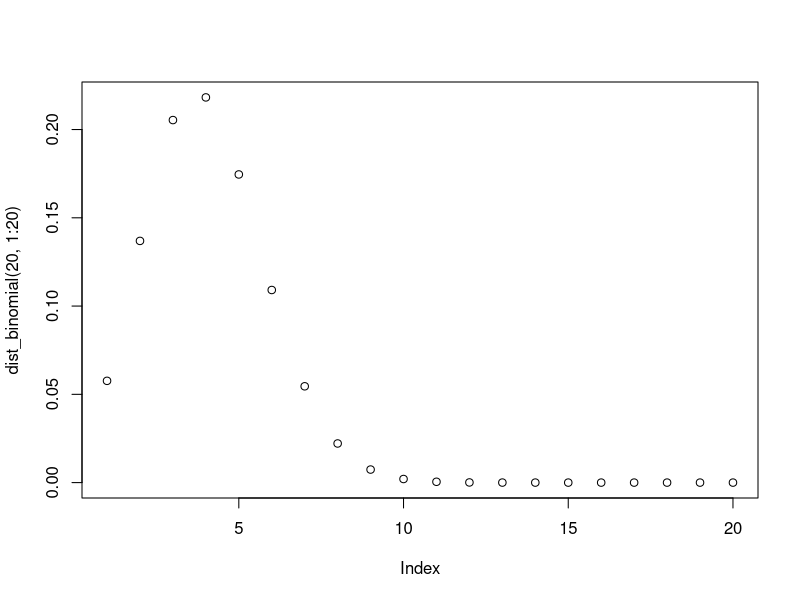

This figure's R source:
p <- 0.2
q <- 0.8

dist_binomial <- function(x, k){
  fcx <- factorial(x)
  fck <- factorial(k)
  
  r <- x - k
  fcr <- factorial(r)
  
  return ((fcx / (fcr * fck)) * p ^ k * q ^ r)
}

rataan <- function(p) {
  return (1/p)
}

varian <- function(p) {
  return ((1-p)/p*p)
}

dist_binomial(20, 4) #2a
plot(dist_binomial(20, 1:20)) #2b
paste("2c: rata-rata = ", rataan(p), ", varian = ", varian(p)) #2c